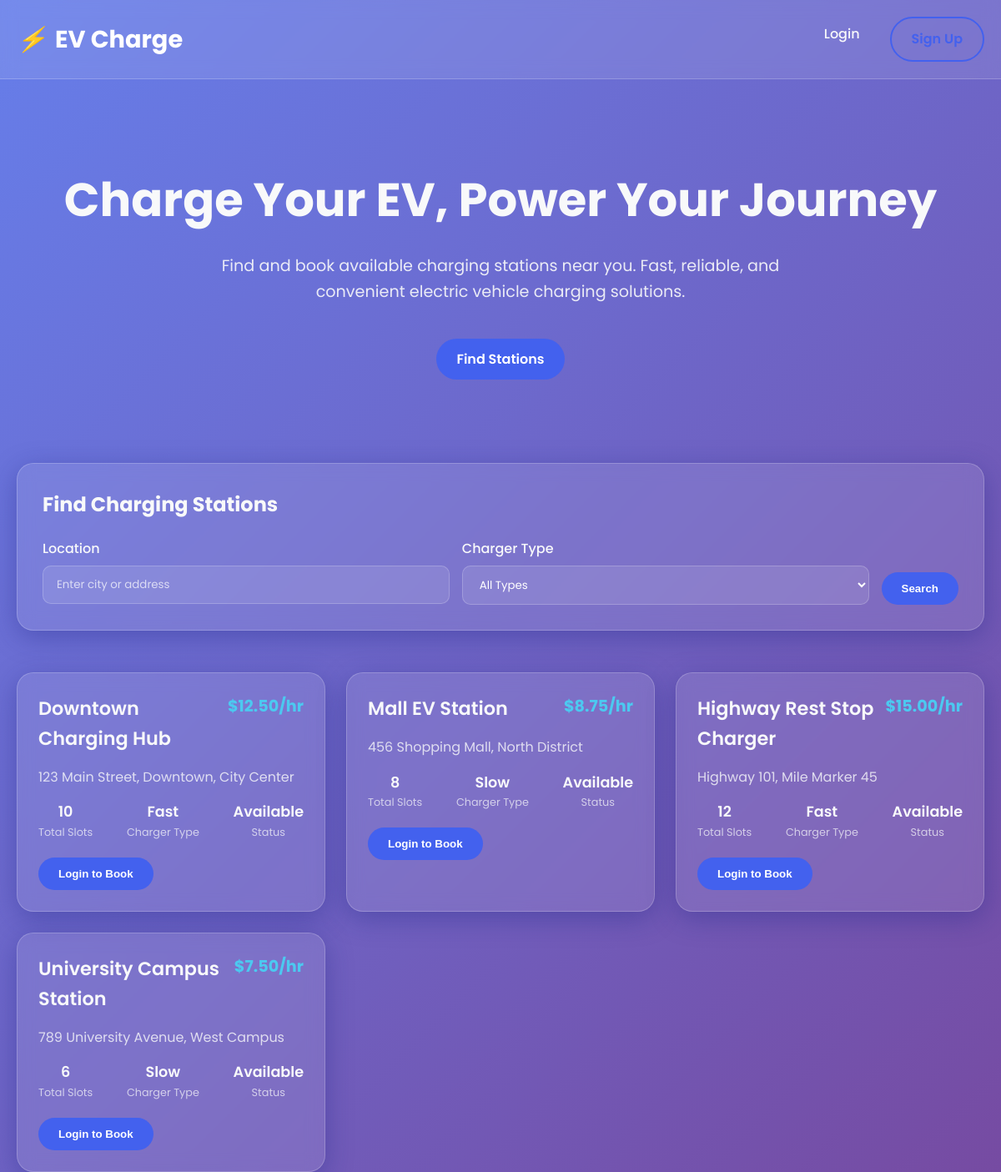
The page / on the database its author committed.
### tables this page shows
CREATE TABLE IF NOT EXISTS stations (
    id INT AUTO_INCREMENT PRIMARY KEY,
    name VARCHAR(100) NOT NULL,
    address TEXT NOT NULL,
    total_slots INT NOT NULL,
    price_per_hour DECIMAL(10,2) NOT NULL,
    charger_types ENUM('fast', 'slow') NOT NULL,
    available BOOLEAN DEFAULT TRUE,
    created_at TIMESTAMP DEFAULT CURRENT_TIMESTAMP
);

### index.php (the view, shortened to what this page needs)
<?php
require_once 'db.php';
$stations = [];
if (isset($_GET['search'])) {
    $location = trim($_GET['location']);
    $charger_type = $_GET['charger_type'];
    $query = "SELECT * FROM stations WHERE 1=1";
    $params = [];
    if (!empty($location)) {
        $query .= " AND (name LIKE ? OR address LIKE ?)";
        $search_term = "%$location%";
        $params[] = $search_term;
        $params[] = $search_term;
    }
    if (!empty($charger_type) && $charger_type !== 'all') {
        $query .= " AND charger_types LIKE ?";
        $params[] = "%$charger_type%";
    }
    $stmt = $pdo->prepare($query);
    $stmt->execute($params);
    $stations = $stmt->fetchAll();
} else {
    $stmt = $pdo->query("SELECT * FROM stations");
    $stations = $stmt->fetchAll();
}
?>
<!DOCTYPE html>
<html lang="en">
<head>
</head>
<body>
    <header>
        <div class="container">
            <nav class="navbar">
                <a href="index.php" class="logo">
                    <i>⚡</i> EV Charge
                </a>
                <div class="nav-links">
                    <?php if (isset($_SESSION['user_id'])): ?>
                        <a href="dashboard.php" class="nav-link">Dashboard</a>
                        <a href="dashboard.php?logout=1" class="nav-link">Logout</a>
                    <?php else: ?>
                        <a href="#" class="nav-link" onclick="openModal('loginModal')">Login</a>
                        <a href="#" class="btn btn-outline" onclick="openModal('registerModal')">Sign Up</a>
                    <?php endif; ?>
                </div>
            </nav>
        </div>
    </header>
    <section class="hero">
        <div class="container">
            <h1>Charge Your EV, Power Your Journey</h1>
            <p>Find and book available charging stations near you. Fast, reliable, and convenient electric vehicle charging solutions.</p>
            <a href="#search" class="btn">Find Stations</a>
        </div>
    </section>
    <section id="search" class="container">
        <div class="search-section">
            <h2 style="margin-bottom: 20px;">Find Charging Stations</h2>
            <form method="GET" class="search-form">
                <div class="form-group">
                    <label for="location">Location</label>
                    <input type="text" id="location" name="location" placeholder="Enter city or address" value="<?= isset($_GET['location']) ? htmlspecialchars($_GET['location']) : '' ?>">
                </div>
                <div class="form-group">
                    <label for="charger_type">Charger Type</label>
                    <select id="charger_type" name="charger_type">
                        <option value="all">All Types</option>
                    </select>
                </div>
                <div class="form-group" style="justify-content: flex-end;">
                    <button type="submit" name="search" class="btn" style="margin-top: 24px;">Search</button>
                </div>
            </form>
        </div>
        <div class="stations-grid">
            <?php if (count($stations) > 0): ?>
                <?php foreach ($stations as $station): ?>
                    <div class="station-card">
                        <div class="station-header">
                            <h3 class="station-name"><?= htmlspecialchars($station['name']) ?></h3>
                            <div class="station-price">$<?= $station['price_per_hour'] ?>/hr</div>
                        </div>
                        <p class="station-address"><?= htmlspecialchars($station['address']) ?></p>
                        <div class="station-details">
                            <div class="detail-item">
                                <span class="detail-value"><?= $station['total_slots'] ?></span>
                                <span class="detail-label">Total Slots</span>
                            </div>
                            <div class="detail-item">
                                <span class="detail-value"><?= ucfirst($station['charger_types']) ?></span>
                                <span class="detail-label">Charger Type</span>
                            </div>
                            <div class="detail-item">
                                <span class="detail-value"><?= $station['available'] ? 'Available' : 'Busy' ?></span>
                                <span class="detail-label">Status</span>
                            </div>
                        </div>
                        <?php if (isset($_SESSION['user_id'])): ?>
                            <button class="btn" onclick="openBookingModal(<?= $station['id'] ?>, '<?= htmlspecialchars($station['name']) ?>', <?= $station['price_per_hour'] ?>)">Book Now</button>
                        <?php else: ?>
                            <button class="btn" onclick="openModal('loginModal')">Login to Book</button>
                        <?php endif; ?>
                    </div>
                <?php endforeach; ?>
            <?php endif; ?>
        </div>
    </section>
</body>
</html>

### index.php (style rules this page uses)
:root { --primary: #4361ee; --secondary: #3a0ca3; --accent: #4cc9f0; --light: #f8f9fa; --dark: #212529; --success: #4bb543; --warning: #ffcc00; --danger: #dc3545; --glass: rgba(255, 255, 255, 0.1); --glass-border: rgba(255, 255, 255, 0.2); --shadow: 0 8px 32px 0 rgba(31, 38, 135, 0.37); --transition: all 0.3s ease; }
* { margin: 0; padding: 0; box-sizing: border-box; }
body { font-family: 'Poppins', sans-serif; background: linear-gradient(135deg, #667eea 0%, #764ba2 100%); color: var(--light); min-height: 100vh; line-height: 1.6; }
.container { width: 100%; max-width: 1200px; margin: 0 auto; padding: 0 20px; }
header { padding: 20px 0; backdrop-filter: blur(10px); background: var(--glass); border-bottom: 1px solid var(--glass-border); }
.navbar { display: flex; justify-content: space-between; align-items: center; }
.logo { font-size: 1.8rem; font-weight: 700; color: white; text-decoration: none; display: flex; align-items: center; }
.logo i { margin-right: 10px; color: var(--accent); }
.nav-links { display: flex; gap: 20px; }
.nav-link { color: var(--light); text-decoration: none; font-weight: 500; padding: 8px 16px; border-radius: 50px; transition: var(--transition); }
.btn { display: inline-block; padding: 12px 24px; background: var(--primary); color: white; border: none; border-radius: 50px; font-weight: 600; cursor: pointer; transition: var(--transition); text-decoration: none; text-align: center; }
.btn-outline { background: transparent; border: 2px solid var(--primary); color: var(--primary); }
.hero { padding: 100px 0; text-align: center; }
.hero h1 { font-size: 3.5rem; margin-bottom: 20px; font-weight: 700; }
.hero p { font-size: 1.2rem; max-width: 700px; margin: 0 auto 40px; opacity: 0.9; }
.search-section { background: var(--glass); backdrop-filter: blur(10px); border-radius: 20px; padding: 30px; margin-bottom: 50px; box-shadow: var(--shadow); border: 1px solid var(--glass-border); }
.search-form { display: grid; grid-template-columns: 1fr 1fr auto; gap: 15px; }
.form-group { display: flex; flex-direction: column; }
label { margin-bottom: 8px; font-weight: 500; }
input, select { padding: 12px 16px; border-radius: 10px; border: 1px solid var(--glass-border); background: rgba(255, 255, 255, 0.1); color: white; font-family: 'Poppins', sans-serif; }
input::placeholder { color: rgba(255, 255, 255, 0.7); }
.stations-grid { display: grid; grid-template-columns: repeat(auto-fill, minmax(350px, 1fr)); gap: 25px; margin-top: 40px; }
.station-card { background: var(--glass); backdrop-filter: blur(10px); border-radius: 20px; padding: 25px; box-shadow: var(--shadow); border: 1px solid var(--glass-border); transition: var(--transition); }
.station-header { display: flex; justify-content: space-between; align-items: flex-start; margin-bottom: 15px; }
.station-name { font-size: 1.4rem; font-weight: 600; }
.station-price { font-size: 1.2rem; font-weight: 700; color: var(--accent); }
.station-address { margin-bottom: 15px; opacity: 0.8; }
.station-details { display: flex; justify-content: space-between; margin-bottom: 20px; }
.detail-item { display: flex; flex-direction: column; align-items: center; }
.detail-value { font-weight: 600; font-size: 1.1rem; }
.detail-label { font-size: 0.8rem; opacity: 0.7; }

### rows shown on the page
stations: name "Downtown Charging Hub", price_per_hour "12.50", address "123 Main Street, Downtown, City Center", total_slots "10", charger_types "Fast", available "Available"
stations: name "Mall EV Station", price_per_hour "8.75", address "456 Shopping Mall, North District", total_slots "8", charger_types "Slow", available "Available"
stations: name "Highway Rest Stop Charger", price_per_hour "15.00", address "Highway 101, Mile Marker 45", total_slots "12", charger_types "Fast", available "Available"
stations: name "University Campus Station", price_per_hour "7.50", address "789 University Avenue, West Campus", total_slots "6", charger_types "Slow", available "Available"
